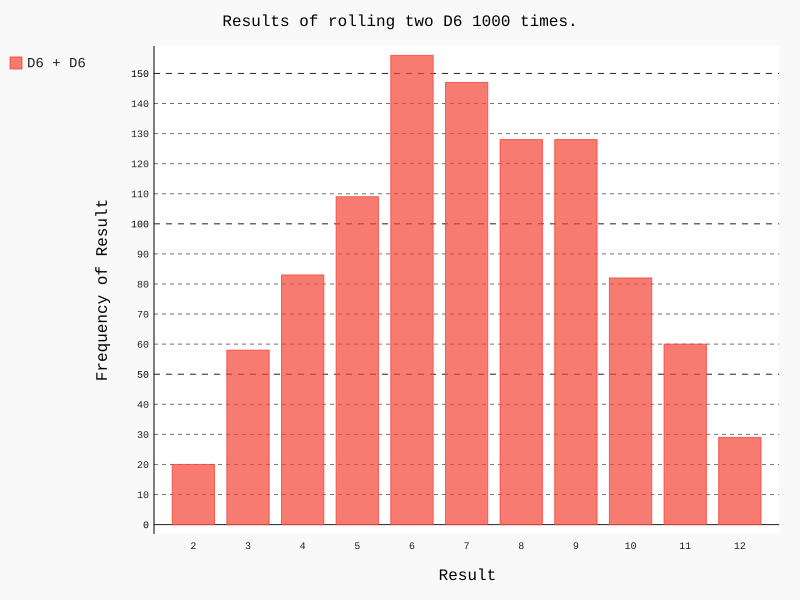

Recreate this plot in Python.
import pygal
from die import Die

# Create a two D6.
die_1 = Die()
die_2 = Die()

# Make some rolls, and store results in a list.
results = []
for roll_num in range(1000):
    result = die_1.roll() + die_2.roll()
    results.append(result)

# Analyze results.
frequencies = []
max_result = die_1.sides + die_2.sides
for value in range(2, max_result+1):
    frequency = results.count(value)
    frequencies.append(frequency)

# Visualize results.
hist = pygal.Bar()

hist.title = "Results of rolling two D6 1000 times."
hist.x_labels = list(range(2, 13))
hist.x_title = "Result"
hist.y_title = "Frequency of Result"

hist.add("D6 + D6", frequencies)
hist.render_to_file('dice_visual.svg')
